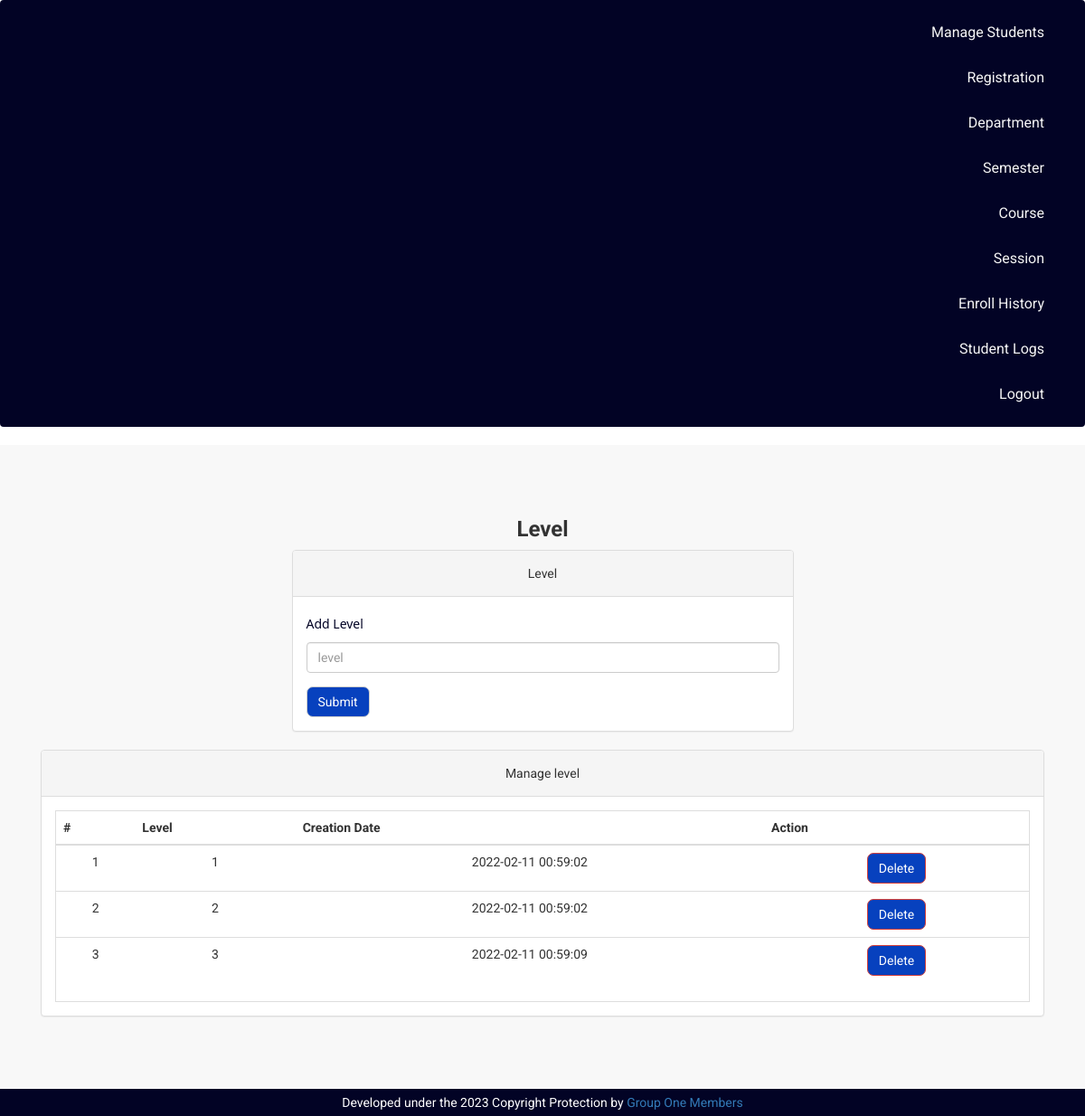
Before: /onlinecourse/admin/level.php (signed in) with the older database file.
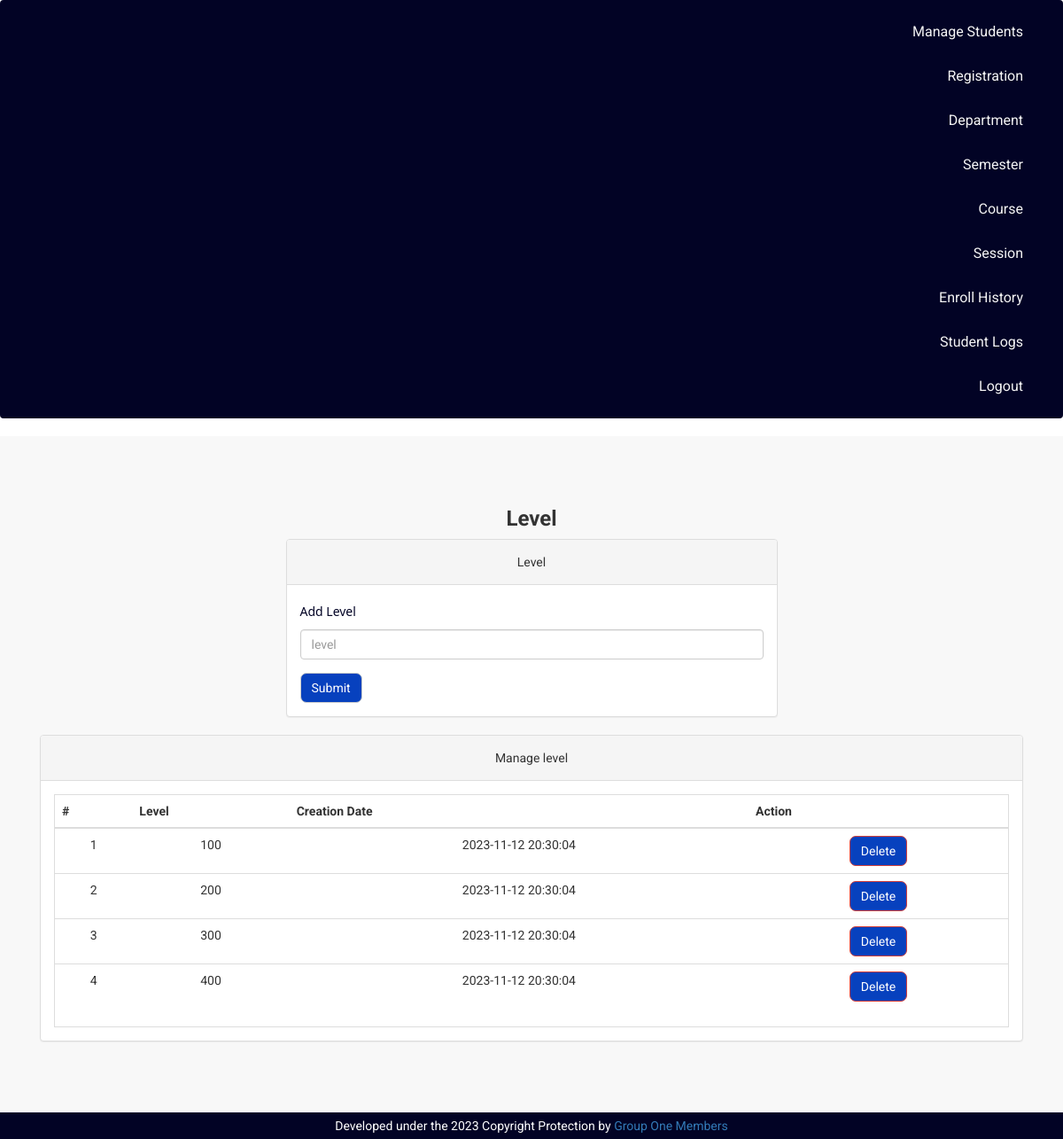
After: the same page with the newer database file.
### tables this page shows
CREATE TABLE `level` (
  `id` int(11) NOT NULL AUTO_INCREMENT,
  `level` int(11) NOT NULL,
  `creationDate` timestamp NOT NULL DEFAULT current_timestamp(),
  PRIMARY KEY (`id`)
);

### onlinecourse/admin/level.php (the view, shortened to what this page needs)
<?php
include('includes/config.php');
if (strlen($_SESSION['alogin']) == 0) {
    header('location:index.php');
} else {
    ?>
    <!DOCTYPE html>
    <html xmlns="http://www.w3.org/1999/xhtml">
    <head>
        <link href="assets/css/bootstrap.css" rel="stylesheet" />
        <link href="assets/css/font-awesome.css" rel="stylesheet" />
        <link href="assets/css/style.css" rel="stylesheet" />
    </head>
    <body>
        <?php if ($_SESSION['alogin'] != "") {
            include('includes/menubar.php');
        }
        ?>
        <div class="content-wrapper">
            <div class="container">
                <div class="row">
                    <div class="col-md-12">
                        <h1 class="page-head-line">Level </h1>
                    </div>
                </div>
                <div class="row">
                    <div class="col-md-3"></div>
                    <div class="col-md-6">
                        <div class="panel panel-default">
                            <div class="panel-heading">
                                Level
                            </div>
                            <div class="panel-body">
                                <form name="level" method="post">
                                    <div class="form-group">
                                        <label for="department">Add Level </label>
                                        <input type="text" class="form-control" id="level" name="level" placeholder="level"
                                            required />
                                    </div>
                                    <button type="submit" name="submit" class="btn btn-default">Submit</button>
                                </form>
                            </div>
                        </div>
                    </div>
                </div>
                <div class="col-md-12">
                    <div class="panel panel-default">
                        <div class="panel-heading">
                            Manage level
                        </div>
                        <div class="panel-body">
                            <div class="table-responsive table-bordered">
                                <table class="table">
                                    <thead>
                                        <tr>
                                            <th>#</th>
                                            <th>Level</th>
                                            <th>Creation Date</th>
                                            <th>Action</th>
                                        </tr>
                                    </thead>
                                    <tbody>
                                        <?php
                                        $sql = mysqli_query($con, "select * from level");
                                        $cnt = 1;
                                        while ($row = mysqli_fetch_array($sql)) {
                                            ?>
                                            <tr>
                                                <td>
                                                    <?php echo $cnt; ?>
                                                </td>
                                                <td>
                                                    <?php echo htmlentities($row['level']); ?>
                                                </td>
                                                <td>
                                                    <?php echo htmlentities($row['creationDate']); ?>
                                                </td>
                                                <td>
                                                    <a href="level.php?id=<?php echo $row['id'] ?>&del=delete"
                                                        onClick="return confirm('Are you sure you want to delete?')">
                                                        <button class="btn btn-danger">Delete</button>
                                                    </a>
                                                </td>
                                            </tr>
                                            <?php
                                            $cnt++;
                                        } ?>
                                    </tbody>
                                </table>
                            </div>
                        </div>
                    </div>
                </div>
            </div>
        </div>
        <?php include('includes/footer.php'); ?>
    </body>
    </html>
<?php } ?>

### onlinecourse/admin/includes/menubar.php
<header class="p-4 navbar text-white">
    <div class="container">
        <div class="d-flex flex-wrap align-items-center justify-content-center justify-content-lg-start">
            <ul class="nav col-12 col-lg-auto me-lg-auto mb-2 justify-content-center mb-md-0">
                <li class="navLink px-3 py-2 bg-transparent"><a href=" manage-students.php">Manage Students</a></li>
                <li class="navLink px-3 py-2"><a href="student-registration.php">Registration</a></li>
                <li class="navLink px-3 py-2"><a href="department.php">Department</a></li>
                <li class="navLink px-3 py-2"><a href="semester.php">Semester </a></li>
                <li class="navLink px-3 py-2"><a href="course.php">Course</a></li>
                <li class="navLink px-3 py-2" class="navLink"><a href="session.php">Session</a></li>
                <li class="navLink px-3 py-2"><a href="enroll-history.php">Enroll History</a></li>
                <li class="navLink px-3 py-2 "><a href="user-log.php">Student Logs </a></li>
                <li class="navLink px-3 py-2"><a href="logout.php">Logout</a></li>
            </ul>
        </div>
    </div>
</header>

### onlinecourse/admin/includes/footer.php
<footer class="foot">
    <div class="container footer">
        <div class="row">
            <div class="col-md-12">
                Developed under the 2023 Copyright Protection by <a href="http://www.phpgurukul.com/"
                    target="_blank">Group One Members</a>
            </div>
        </div>
    </div>
</footer>

### onlinecourse/assets/css/style.css (style rules this page uses)
* { padding: 0; box-sizing: border-box; background-color: transparent; }
:root { --primaryColor: #af1aa8; --smoothWhite: rgb(247, 237, 246); --seconddary:#020325; }
body { font-family: 'Roboto', sans-serif; line-height: 30px; }
.btn { border-radius: 7px; background-color: rgb(7, 65, 190) !important; color: white; font-weight: 400; }
header { background-color: white; color: #fff; padding: 10px; text-align: right; }
.navbar { background-color: var(--seconddary); }
.navLink a { font-size: medium; text-decoration: none; position: relative; color: whitesmoke; background-color: transparent !important; }
.navLink a::before { content: ""; position: absolute; width: 100%; height: 2px; bottom: 0; left: 0; background-color: transparent !important; background: linear-gradient(90deg, transparent, gold) !important; transform: scaleX(0); transform-origin: left; transition: transform 0.5s ease; }
.content-wrapper { background-color: #f8f8f8; padding: 60px 0; text-align: center; }
.page-head-line { font-size: 24px; font-weight: bold; color: #333; }
form { text-align: left; }
label { font-family: 'Segoe UI', Tahoma, Geneva, Verdana, sans-serif !important; font-weight: 500 !important; color:var(--seconddary) !important; }
.col-md-12 { text-align: center; }
.foot { background-color: #020325; color: #fff; align-content: center; }

Changed rows visible on the page:
changed level (number 1 of 4 on the later page): level "1" → "100"; creationDate "2022-02-11 00:59:02" → "2023-11-12 20:30:04"
changed level (number 2 of 4 on the later page): level "2" → "200"; creationDate "2022-02-11 00:59:02" → "2023-11-12 20:30:04"
changed level (number 3 of 4 on the later page): level "3" → "300"; creationDate "2022-02-11 00:59:09" → "2023-11-12 20:30:04"
added level: level "400", creationDate "2023-11-12 20:30:04"
